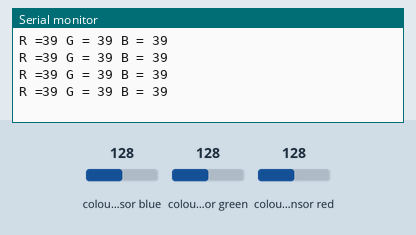
Recording of a sketch running on a simulated Arduino Uno, built with avr-gcc and run on an emulated ATmega328P. On the bench: the last lines printed to the serial monitor. Wiring (inferred from the names in the program): TCS3200 colour sensor: output pin 6; S2 pin 4; S3 pin 5; S0 pin 2; S1 pin 3. The inputs (shaded band) are chosen by the test bench; at power-on: colour sensor blue 128, colour sensor green 128, colour sensor red 128.

Above: at 1.2 s.
1.3 s: colour sensor blue set to 191
At 1.73 s:
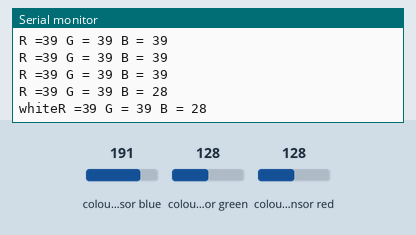
3.6 s: colour sensor green set to 5
At 3.83 s:
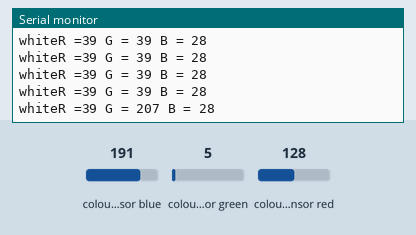
5.1 s: colour sensor red set to 5
At 5.34 s:
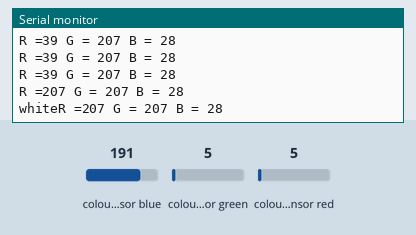
8.1 s: colour sensor green set to 250
At 8.36 s:
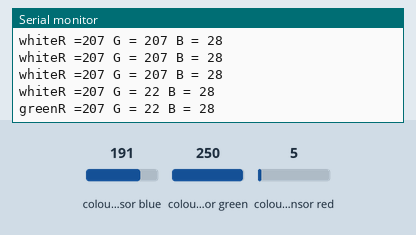
Timing chart, 0 to 11.1 s (numbered marks = the images above; inputs shaded):
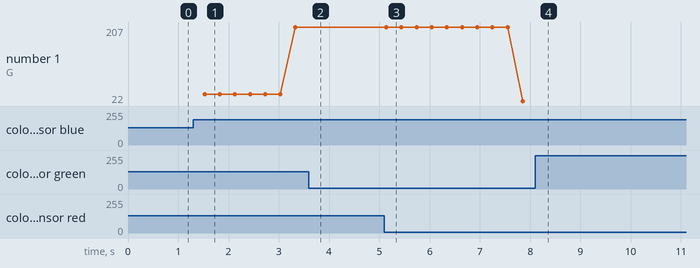

The sketch:

Color_Detector.ino
```cpp
// colour sensor pins connected to Arduino
const int s0 = 2;
const int s1 = 3;
const int s2 = 4;
const int s3 = 5;
const int out = 6;

// Variables
int red = 0;
int green = 0;
int blue = 0;

void setup()
{
  Serial.begin(9600);
  pinMode(s0, OUTPUT);
  pinMode(s1, OUTPUT);
  pinMode(s2, OUTPUT);
  pinMode(s3, OUTPUT);
  pinMode(out, INPUT);

  digitalWrite(s0, HIGH);
  digitalWrite(s1, HIGH);

}

void loop()
{
  color();
  Serial.print("R =");
  Serial.print(red, DEC);
  Serial.print(" G = ");
  Serial.print(green, DEC);
  Serial.print(" B = ");
  Serial.print(blue, DEC);
  Serial.print("\n");


  if (red < blue && red < green && red < 40)
  {
    if (red>=30 && red>=40 && green>=55 && green>=68 && blue<=40 &&blue<=50)
    {

      Serial.print("red");             //red

    }

   else if (green - red <= 10 && green - red >= -3 && blue >= green)
    {
      Serial.print("yellow");             //yellow

    }

    else if (green - blue >= -5 && green - blue <= 5 && green - ( 2 * red ) <= 5 )
    {
      Serial.print("orange");             //orange

    }

  }

  else if (green < red && green < blue && green < 25)
  {
    Serial.print("green");               //green

  }

  else if ((red > green &&  blue < green) && blue < 25 && red > 40)
  {
    Serial.print("blue");               //blue

  }

  else if (blue < red && blue < green && (blue && red && green) < 25)
  {

    if (red - green <= 5 && red - green >= 0 && ((green - blue) || (red - blue)) < 5 && blue < 50)
    {
      Serial.print("white");             //white

    }
  }

  delay(300);
}

void color()
{
  digitalWrite(s2, LOW);
  digitalWrite(s3, LOW);
  //count OUT, pRed, RED
  red = pulseIn(out, digitalRead(out) == HIGH ? LOW : HIGH);
  digitalWrite(s3, HIGH);
  //count OUT, pBLUE, BLUE
  blue = pulseIn(out, digitalRead(out) == HIGH ? LOW : HIGH);
  digitalWrite(s2, HIGH);
  //count OUT, pGreen, GREEN
  green = pulseIn(out, digitalRead(out) == HIGH ? LOW : HIGH);
}
```

Measured:
- after the input at 1.3 s, the serial monitor: prints a new line after 0.20 s (image 1)
- after the input at 3.6 s, the serial monitor: prints a new line at once (image 2)
- after the input at 5.1 s, the serial monitor: prints a new line at once (image 3)
- after the input at 8.1 s, the serial monitor: prints a new line after 0.05 s (image 4)
- plotted number 1: 207 → 22 after the input at 5.1 s
